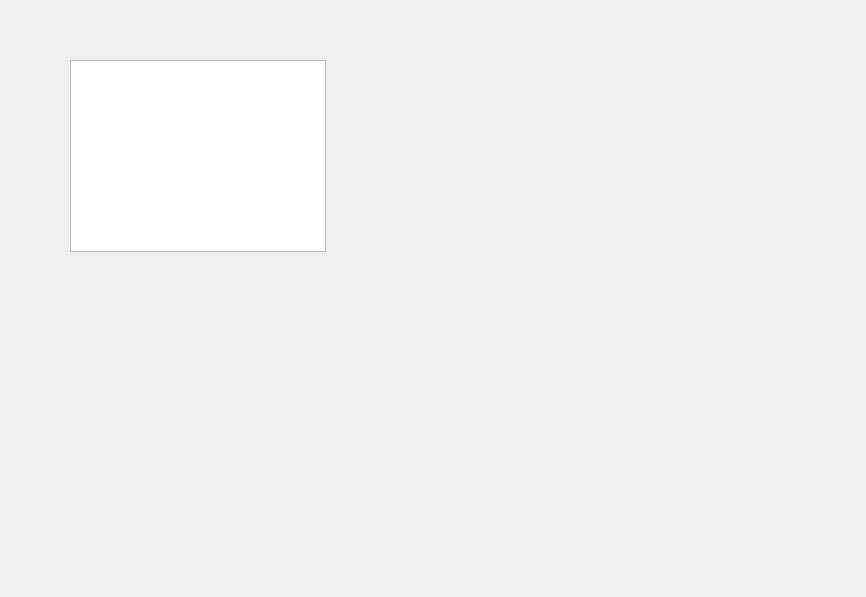
<?xml version="1.0" encoding="UTF-8"?>
<ui version="4.0">
 <class>Scan</class>
 <widget class="QWidget" name="Scan">
  <property name="geometry">
   <rect>
    <x>0</x>
    <y>0</y>
    <width>866</width>
    <height>597</height>
   </rect>
  </property>
  <property name="windowTitle">
   <string>Scan</string>
  </property>
  <widget class="QTableWidget" name="tableWidget">
   <property name="geometry">
    <rect>
     <x>70</x>
     <y>60</y>
     <width>256</width>
     <height>192</height>
    </rect>
   </property>
  </widget>
 </widget>
 <layoutdefault spacing="6" margin="11"/>
 <resources/>
 <connections/>
</ui>
